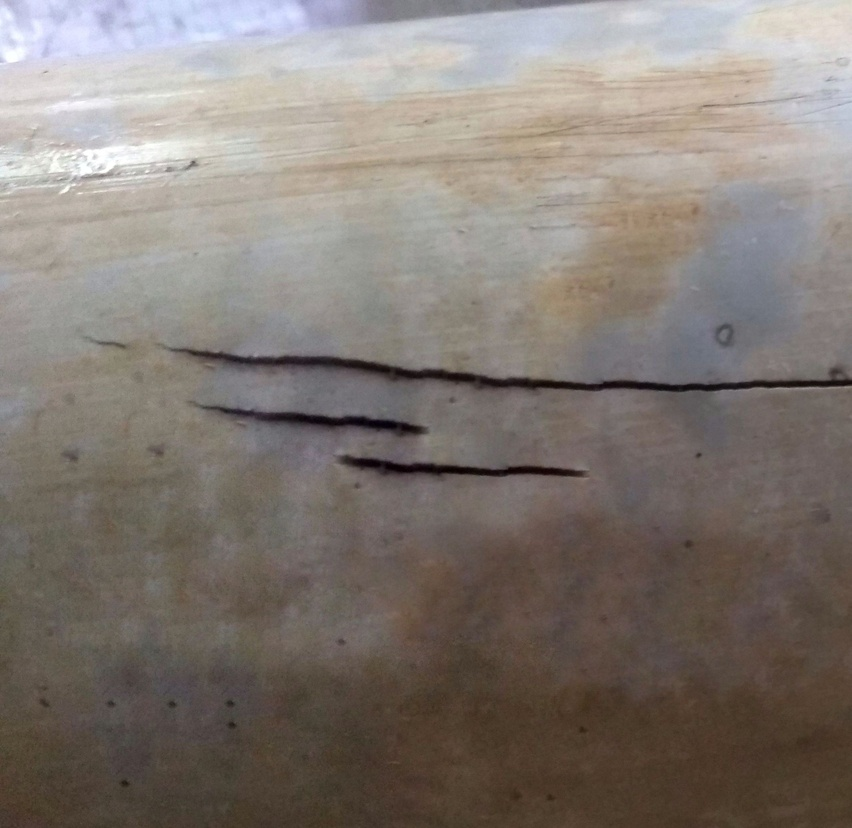
#> input picture 4.jpg, 852 x 828 px, shrunk from 2100 x 2041 before the run
$ python rpi-final.py
#> lines starting #> are read from the running program, lines starting #| are printed output that depends on the picture; after the words box and inside, x2 and y2 are one past the last pixel; in counts of white or black regions, pixels touching at a corner belong together
import numpy as np
import cv2
import requests
import time

def skeletonize(img):
    """
    :param img: input image to be skeletonized
    :return: the skeletonized mask
    """

    # create copies of the image
    img = img.copy()
    skel = img.copy()

    # extract the structural element from the image
    skel[:, :] = 0
    kernel = cv2.getStructuringElement(cv2.MORPH_CROSS, (3, 3))

    while True:

        # erode and dilate the image using morphological operation
        eroded = cv2.morphologyEx(img, cv2.MORPH_ERODE, kernel)
        temp = cv2.morphologyEx(eroded, cv2.MORPH_DILATE, kernel)
        temp = cv2.subtract(img, temp)
        skel = cv2.bitwise_or(skel, temp)
        img[:, :] = eroded[:, :]
        if cv2.countNonZero(img) == 0:
            break

    return skel

"""
Find the output mask of the input image
"""
def detectCrack():
    global usermail
    img = cv2.imread("4.jpg")
#> img is the input picture: shape (828, 852, 3); mean B, G, R 115.6, 121.7, 130

    # blur the image and extract the edges
    blur_gray = cv2.GaussianBlur(img, (5, 5), 0)
    edges = cv2.Canny(blur_gray, 50, 150, apertureSize=3)
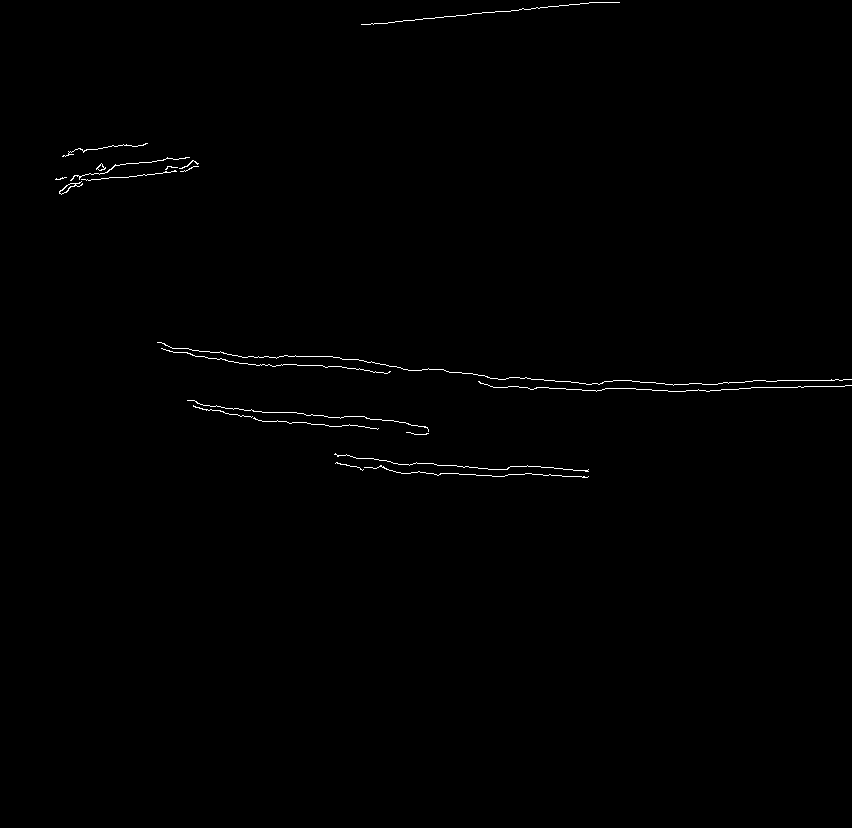
#> edges: shape (828, 852); 0.44% white in thin lines or dots, all inside (x1, y1, x2, y2) = (55, 2, 852, 478)

    # shade the border lines that are thick
    lines = cv2.HoughLinesP(image=edges, rho=1, theta=np.pi / 180, threshold=100, lines=np.array([]), minLineLength=100, maxLineGap=80)
#> lines = [[389, 366, 682, 391], [668, 391, 851, 385], [361, 24, 618, 2], [337, 455, 587, 477], [745, 381, 851, 379], [225, 360, 476, 374], [624, 380, 744, 388]]
    a, b, c = lines.shape
#> a = 7; b = 1; c = 4
    for i in range(a):
        cv2.line(img, (lines[i][0][0], lines[i][0][1]), (lines[i][0][2], lines[i][0][3]), (169, 169, 169), 3,cv2.LINE_AA)
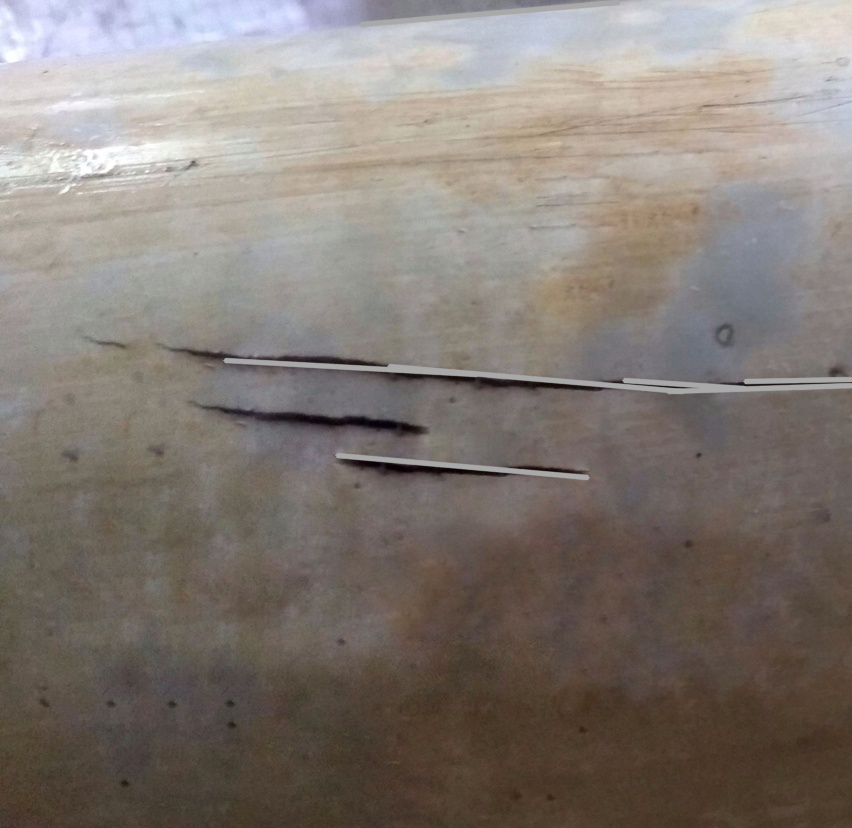
#> img: shape (828, 852, 3); 1.34% of pixels changed, all inside (x1, y1, x2, y2) = (223, 0, 852, 481)

    # binarize the image after blurring
    median = cv2.medianBlur(img, 5)
    im_bw = cv2.threshold(median, 20, 255, cv2.THRESH_BINARY_INV)[1]
    gray_img = cv2.cvtColor(im_bw, cv2.COLOR_RGB2GRAY)

    # skeletonize the image and save the corresponding output
    global skel
    skel = skeletonize(gray_img)
#> in skeletonize, `skel[:, :] = 0`: skel: shape (828, 852); every value is 0
#> in skeletonize, `kernel = cv2.getStructuringElement(cv2.MORPH_CROSS, (3, 3))`: kernel = [[0, 1, 0], [1, 1, 1], [0, 1, 0]]
    cv2.imwrite("mask2.png", skel)

    #check if there's a crack found, by checking for  pixel values

    if np.amax(skel)>0:
        pload = {"msg_from_rpi" : "Crack Detected"}
        r = requests.post("http://localhost:5000/notify/" + usermail,data=pload)
        #http://ip172-18-0-56-budsnbhqckh000fp2g7g-5000.direct.labs.play-with-docker.com/login
        print("Crack Found")
        print(r)

usermail = "harish.s.pukale123@gmail.com"
for i in range(10):
    detectCrack()
#> (the call stopped at in detectCrack, `r = requests.post("http://localhost:5000/notify/" + usermail,data=pload)`: requests is not available in this run)
#> (the run stopped early here; a loop or call above may not have finished)
